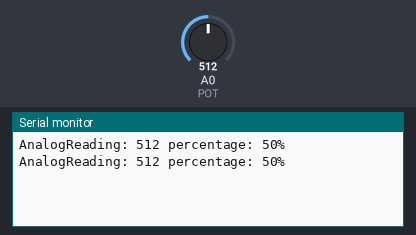
A sketch run on a simulated Arduino Uno, built with avr-gcc and run on an emulated ATmega328P. Shown: the last lines printed to the serial monitor. Inputs (shaded band) come from the test bench; at power-on: A0 (POT) = 512.

Above: at 1.8 s.
1.9 s: A0 (POT) set to 716
At 2.8 s:
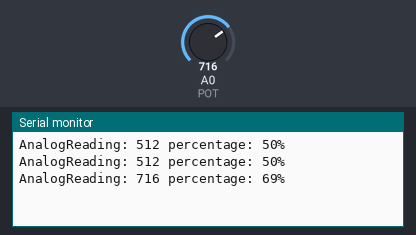
3.4 s: A0 (POT) set to 900
At 4.8 s:
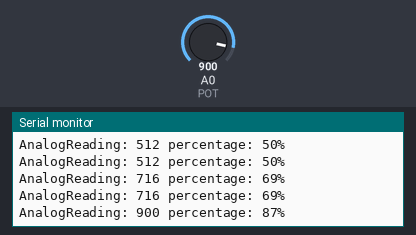
Timing chart, 0 to 6.4 s (numbered marks = the images above; inputs shaded):
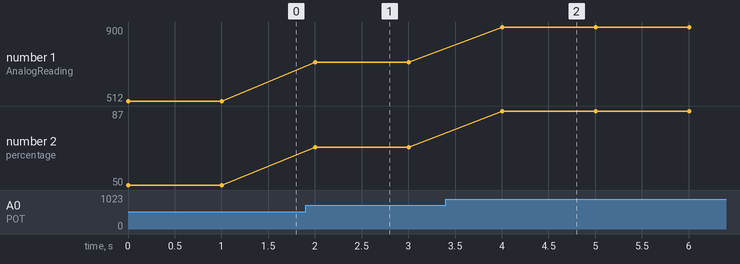

Measured:
- after the input at 1.9 s, the serial monitor: prints a new line after 0.10 s (image 1)
- after the input at 3.4 s, the serial monitor: prints a new line after 0.60 s (image 2)
- plotted number 1: 512 → 716 after the input at 1.9 s, 716 → 900 after the input at 3.4 s
- plotted number 2: 50 → 69 after the input at 1.9 s, 69 → 87 after the input at 3.4 s

The sketch:

SimpleSerialPrintingTestw-Potentiometer.ino
```cpp
//Simple Serial Printing Test with a Potentiometer
//Listing 7-1

const int POT=0;

void setup()
{
  Serial.begin(9600); // Start serial port with baud = 9600
}

void loop()
{
  int val = analogRead(POT);
  int per = map(val, 0, 1023, 0, 100);
  Serial.print("AnalogReading: ");
  Serial.print(val);
  Serial.print(" percentage: ");
  Serial.print(per);
  Serial.println("%");
  delay (1000);
}
```
